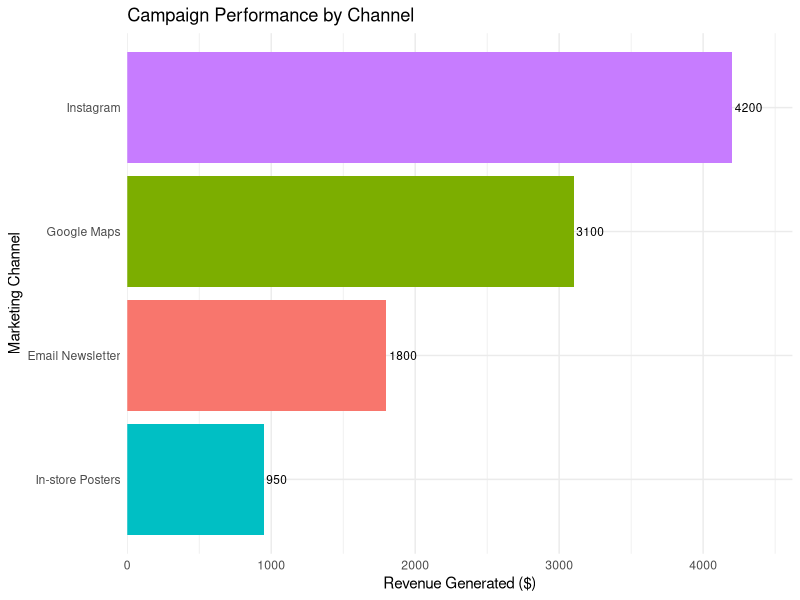
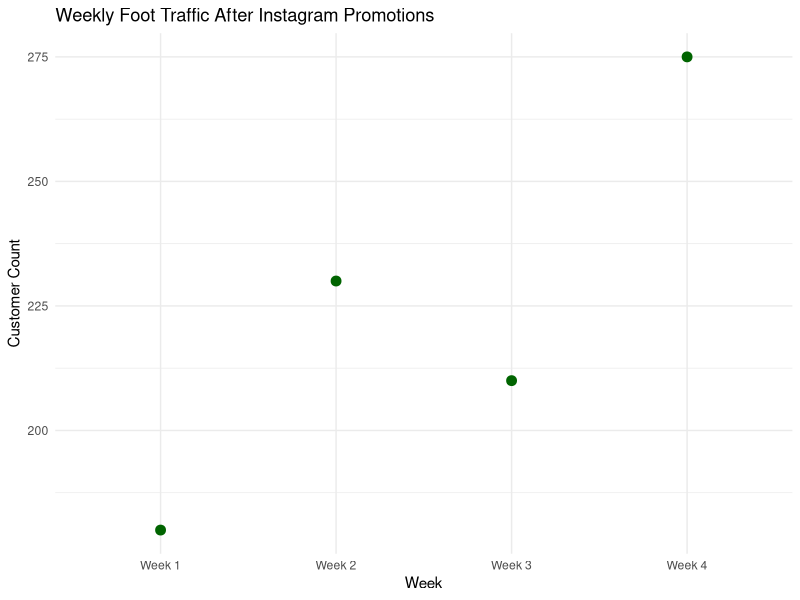

Write the R code that produced these figures, in order.
## ---- chunk 1


library(ggplot2)
# Your exact data
data <- structure(list(
  Channel = c("Instagram", "Google Maps", "Email Newsletter", "In-store Posters"), 
  Revenue = c(4200, 3100, 1800, 950)), 
  class = "data.frame", row.names = c(NA, -4L))

# Plot with explicit data reference
ggplot(data, aes(x = reorder(.data$Channel, .data$Revenue), 
             y = .data$Revenue, 
             fill = .data$Channel)) +
  geom_col(show.legend = FALSE) +
  coord_flip() +
  labs(title = "Campaign Performance by Channel",
       x = "Marketing Channel",
       y = "Revenue Generated ($)") +
  theme_minimal() +
  geom_text(aes(label = Revenue), hjust = -0.1, size = 3) +  # Add value labels
  scale_y_continuous(expand = expansion(mult = c(0, 0.1)))    # Make space for labels
## ---- chunk 2
library(ggplot2)

weeks <- c("Week 1", "Week 2", "Week 3", "Week 4")
traffic <- c(180, 230, 210, 275)

data <- data.frame(Week = weeks, Customers = traffic)

ggplot(data, aes(x = Week, y = Customers)) +
  geom_line(color = "forestgreen", size = 1.2) +
  geom_point(color = "darkgreen", size = 3) +
  labs(title = "Weekly Foot Traffic After Instagram Promotions",
       x = "Week",
       y = "Customer Count") +
  theme_minimal()
